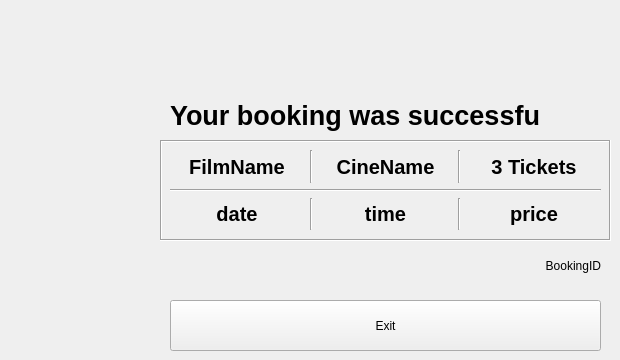
     <widget class="QWidget" name="confirmTab">
      <attribute name="title">
       <string>Confirm</string>
      </attribute>
      <widget class="QWidget" name="gridLayoutWidget_7">
       <property name="geometry">
        <rect>
         <x>170</x>
         <y>150</y>
         <width>431</width>
         <height>80</height>
        </rect>
       </property>
       <layout class="QGridLayout" name="gridLayout_9">
        <item row="0" column="2">
         <widget class="QLabel" name="cinemaName_4">
          <property name="font">
           <font>
            <pointsize>15</pointsize>
            <weight>75</weight>
            <italic>false</italic>
            <bold>true</bold>
            <underline>false</underline>
            <kerning>false</kerning>
           </font>
          </property>
          <property name="frameShape">
           <enum>QFrame::NoFrame</enum>
          </property>
          <property name="text">
           <string>CineName</string>
          </property>
          <property name="alignment">
           <set>Qt::AlignCenter</set>
          </property>
         </widget>
        </item>
        <item row="0" column="0">
         <widget class="QLabel" name="filmName_4">
          <property name="font">
           <font>
            <pointsize>15</pointsize>
            <weight>75</weight>
            <italic>false</italic>
            <bold>true</bold>
            <underline>false</underline>
            <kerning>false</kerning>
           </font>
          </property>
          <property name="frameShape">
           <enum>QFrame::NoFrame</enum>
          </property>
          <property name="text">
           <string>FilmName</string>
          </property>
          <property name="alignment">
           <set>Qt::AlignCenter</set>
          </property>
         </widget>
        </item>
        <item row="2" column="0">
         <widget class="QLabel" name="dateC_3">
          <property name="font">
           <font>
            <pointsize>15</pointsize>
            <weight>75</weight>
            <italic>false</italic>
            <bold>true</bold>
            <underline>false</underline>
            <kerning>false</kerning>
           </font>
          </property>
          <property name="frameShape">
           <enum>QFrame::NoFrame</enum>
          </property>
          <property name="text">
           <string>date</string>
          </property>
          <property name="alignment">
           <set>Qt::AlignCenter</set>
          </property>
         </widget>
        </item>
        <item row="2" column="2">
         <widget class="QLabel" name="timeC_3">
          <property name="font">
           <font>
            <pointsize>15</pointsize>
            <weight>75</weight>
            <italic>false</italic>
            <bold>true</bold>
            <underline>false</underline>
            <kerning>false</kerning>
           </font>
          </property>
          <property name="frameShape">
           <enum>QFrame::NoFrame</enum>
          </property>
          <property name="text">
           <string>time</string>
          </property>
          <property name="alignment">
           <set>Qt::AlignCenter</set>
          </property>
         </widget>
        </item>
        <item row="1" column="0" colspan="5">
         <widget class="Line" name="line">
          <property name="orientation">
           <enum>Qt::Horizontal</enum>
          </property>
         </widget>
        </item>
        <item row="0" column="1">
         <widget class="Line" name="line_4">
          <property name="orientation">
           <enum>Qt::Vertical</enum>
          </property>
         </widget>
        </item>
        <item row="0" column="4">
         <widget class="QLabel" name="seats">
          <property name="font">
           <font>
            <pointsize>15</pointsize>
            <weight>75</weight>
            <bold>true</bold>
           </font>
          </property>
          <property name="text">
           <string>3 Tickets</string>
          </property>
          <property name="alignment">
           <set>Qt::AlignCenter</set>
          </property>
         </widget>
        </item>
        <item row="2" column="4">
         <widget class="QLabel" name="price">
          <property name="font">
           <font>
            <pointsize>15</pointsize>
            <weight>75</weight>
            <bold>true</bold>
           </font>
          </property>
          <property name="text">
           <string>price</string>
          </property>
          <property name="alignment">
           <set>Qt::AlignCenter</set>
          </property>
         </widget>
        </item>
        <item row="0" column="3">
         <widget class="Line" name="line_5">
          <property name="orientation">
           <enum>Qt::Vertical</enum>
          </property>
         </widget>
        </item>
        <item row="2" column="1">
         <widget class="Line" name="line_6">
          <property name="orientation">
           <enum>Qt::Vertical</enum>
          </property>
         </widget>
        </item>
        <item row="2" column="3">
         <widget class="Line" name="line_7">
          <property name="orientation">
           <enum>Qt::Vertical</enum>
          </property>
         </widget>
        </item>
       </layout>
      </widget>
      <widget class="QLabel" name="label_43">
       <property name="geometry">
        <rect>
         <x>170</x>
         <y>100</y>
         <width>371</width>
         <height>31</height>
        </rect>
       </property>
       <property name="font">
        <font>
         <pointsize>20</pointsize>
         <weight>75</weight>
         <bold>true</bold>
        </font>
       </property>
       <property name="text">
        <string>Your booking was successful!</string>
       </property>
      </widget>
      <widget class="QLabel" name="bbidl">
       <property name="geometry">
        <rect>
         <x>160</x>
         <y>250</y>
         <width>441</width>
         <height>31</height>
        </rect>
       </property>
       <property name="text">
        <string>BookingID</string>
       </property>
       <property name="alignment">
        <set>Qt::AlignRight|Qt::AlignTrailing|Qt::AlignVCenter</set>
       </property>
      </widget>
      <widget class="QPushButton" name="backHomeX">
       <property name="geometry">
        <rect>
         <x>170</x>
         <y>300</y>
         <width>431</width>
         <height>51</height>
        </rect>
       </property>
       <property name="text">
        <string>Exit</string>
       </property>
      </widget>
      <widget class="QLabel" name="label_44">
       <property name="geometry">
        <rect>
         <x>160</x>
         <y>140</y>
         <width>451</width>
         <height>101</height>
        </rect>
       </property>
       <property name="frameShape">
        <enum>QFrame::Box</enum>
       </property>
       <property name="frameShadow">
        <enum>QFrame::Sunken</enum>
       </property>
       <property name="text">
        <string/>
       </property>
      </widget>
      <zorder>label_44</zorder>
      <zorder>gridLayoutWidget_7</zorder>
      <zorder>label_43</zorder>
      <zorder>bbidl</zorder>
      <zorder>backHomeX</zorder>
     </widget>
